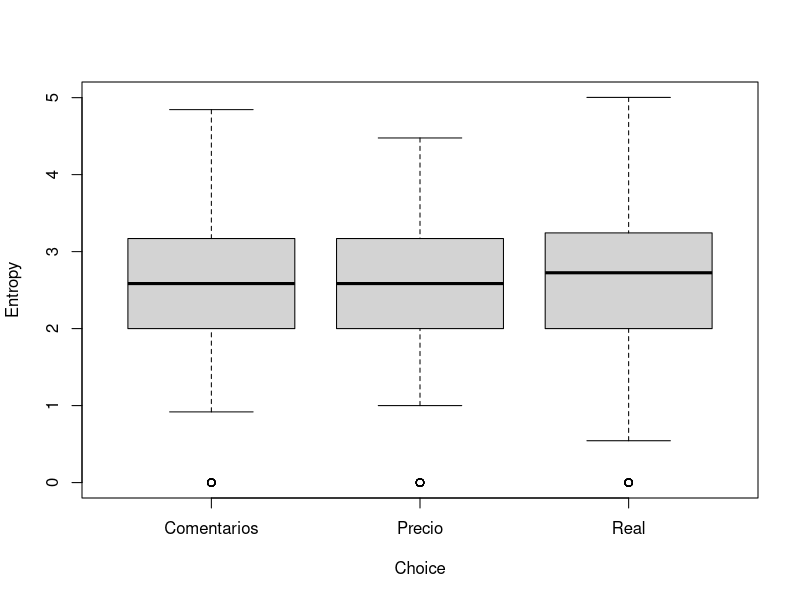
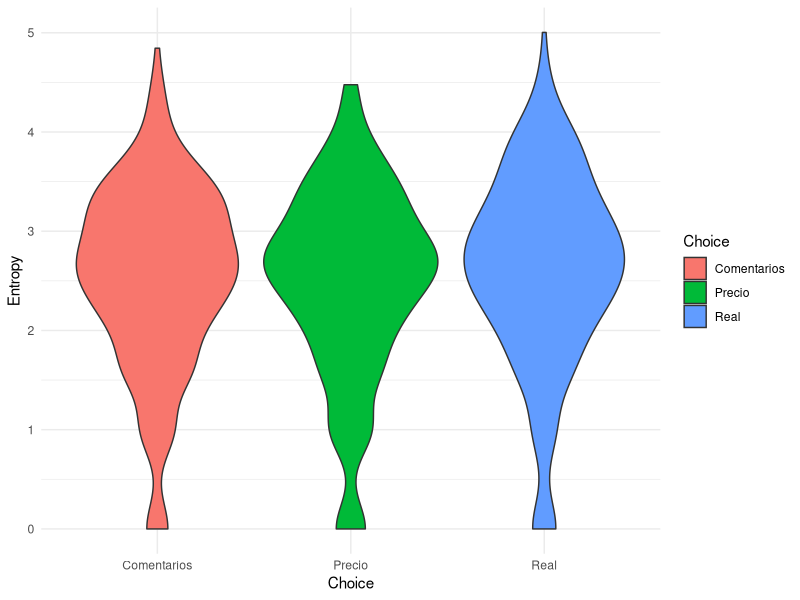

These charts were generated, in order, by the following R code: (Note: this script raises an error after producing the figures.)
library(readr)
library(dplyr)
library(igraph)

# =====================================================
# CARGAR DATOS
# =====================================================

Secuencia <- read_delim(
  "Secuencia.csv",
  delim = ";",
  escape_double = FALSE,
  trim_ws = TRUE
)

# =====================================================
# FUNCION PARA RECONSTRUIR RED AOI->AOI
# =====================================================

build_aoi_network <- function(df){
  
  # =====================================
  # ORDEN TEMPORAL
  # =====================================
  
  df <- df[order(df$Secuencia), ]
  
  areas <- df$Area
  
  if(length(areas) < 2){
    return(NULL)
  }
  
  # =====================================
  # VARIABLES SECUENCIALES
  # =====================================
  
  FirstAOI <- as.character(areas[1])
  
  FirstTransition <- paste0(
    areas[1],
    "_",
    areas[2]
  )
  
  First3AOIs <- paste(
    head(areas, 3),
    collapse = "_"
  )
  
  # =====================================
  # RED
  # =====================================
  
  edges <- data.frame(
    from = head(areas, -1),
    to   = tail(areas, -1)
  )
  
  edges_weighted <- edges %>%
    count(from, to, name = "weight")
  
  g <- graph_from_data_frame(
    edges_weighted,
    directed = TRUE
  )
  
  E(g)$weight <- edges_weighted$weight
  
  # =====================================
  # ATRIBUTOS DE NODO
  # =====================================
  
  node_freq <- table(areas)
  
  V(g)$visits <- as.numeric(
    node_freq[
      match(
        V(g)$name,
        names(node_freq)
      )
    ]
  )
  
  # =====================================
  # ENTROPIA DE TRANSICION
  # =====================================
  
  probs <- edges_weighted$weight /
    sum(edges_weighted$weight)
  
  Entropy <- -sum(
    probs * log2(probs)
  )
  
  # =====================================
  # RESULTADO
  # =====================================
  
  return(
    list(
      graph = g,
      edges = edges,
      edges_weighted = edges_weighted,
      node_freq = node_freq,
      
      FirstAOI = FirstAOI,
      FirstTransition = FirstTransition,
      First3AOIs = First3AOIs,
      
      Entropy = Entropy
    )
  )
}


# =====================================================
# CONSTRUIR TODAS LAS REDES
# =====================================================

NetworkList <- list()

TrajectoryFeatures <- data.frame()

subjects <- unique(Secuencia$Sujeto)

for(s in subjects){
  
  cat("Procesando sujeto:",s,"\n")
  
  data_s <- filter(
    Secuencia,
    Sujeto == s
  )
  
  ensayos <- unique(data_s$Ensayo)
  
  for(e in ensayos){
    
    data_se <- filter(
      data_s,
      Ensayo == e
    )
    
    net <- build_aoi_network(data_se)
    
    if(!is.null(net)){
      
      nombre <- paste0(
        "S",
        s,
        "_E",
        e
      )
      
      NetworkList[[nombre]] <- net
      
      # ===================================
      # TABLA DE CARACTERISTICAS
      # ===================================
      
      TrajectoryFeatures <- rbind(
        TrajectoryFeatures,
        data.frame(
          Sujeto = s,
          Ensayo = e,
          
          Choice = unique(data_se$ChosenCondition),
          
          FirstAOI = net$FirstAOI,
          FirstTransition = net$FirstTransition,
          First3AOIs = net$First3AOIs,
          
          Nodes = gorder(net$graph),
          Edges = gsize(net$graph),
          
          Entropy = net$Entropy,
          
          stringsAsFactors = FALSE
        )
      )
      
    }
  }
}




summary(TrajectoryFeatures$Entropy)

aggregate(
  Entropy ~ Choice,
  data = TrajectoryFeatures,
  mean
)

boxplot(
  Entropy ~ Choice,
  data = TrajectoryFeatures
)

library(ggplot2)
ggplot(
  TrajectoryFeatures,
  aes(
    x = Choice,
    y = Entropy,
    fill = Choice
  )
) +
  geom_violin() +
  theme_minimal()

anova(
  lm(
    Entropy ~ Choice,
    data = TrajectoryFeatures
  )
)

summary(
  aov(
    Entropy ~ Choice,
    data = TrajectoryFeatures
  )
)


aggregate(
  Nodes ~ Choice,
  data = TrajectoryFeatures,
  mean
)

aggregate(
  Edges ~ Choice,
  data = TrajectoryFeatures,
  mean
)

summary(
  aov(
    Nodes ~ Choice,
    data = TrajectoryFeatures
  )
)

summary(
  aov(
    Edges ~ Choice,
    data = TrajectoryFeatures
  )
)

quantile(
  TrajectoryFeatures$Nodes,
  probs=c(.33,.66)
)

table(
  SearchType,
  Choice
)

tabla3 <- table(
  TrajectoryFeatures$First3AOIs,
  TrajectoryFeatures$Choice
)

chisq.test(tabla3)


library(nnet)

m1 <- multinom(
  Choice ~ Entropy,
  data = TrajectoryFeatures
)

m2 <- multinom(
  Choice ~ FirstAOI + Entropy,
  data = TrajectoryFeatures
)

m3 <- multinom(
  Choice ~ FirstTransition + Entropy,
  data = TrajectoryFeatures
)

m4 <- multinom(
  Choice ~ Nodes + Edges + Entropy,
  data = TrajectoryFeatures
)
